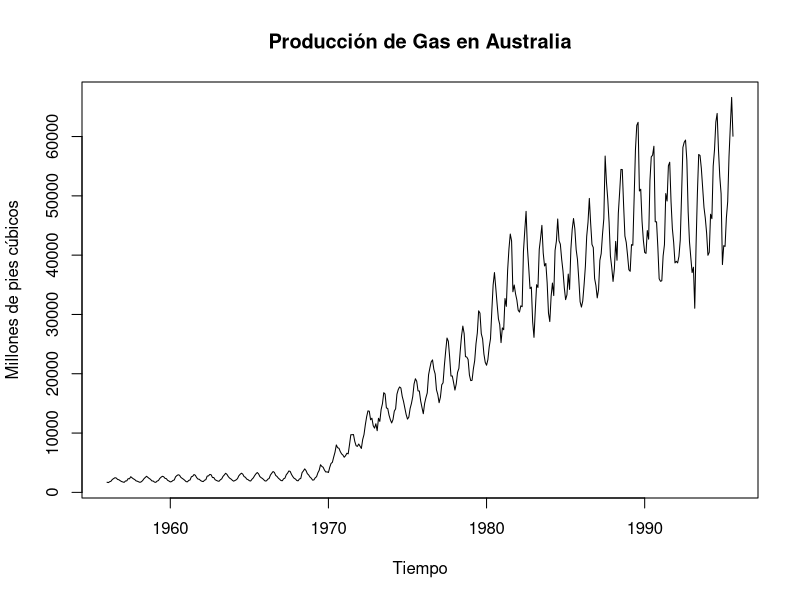
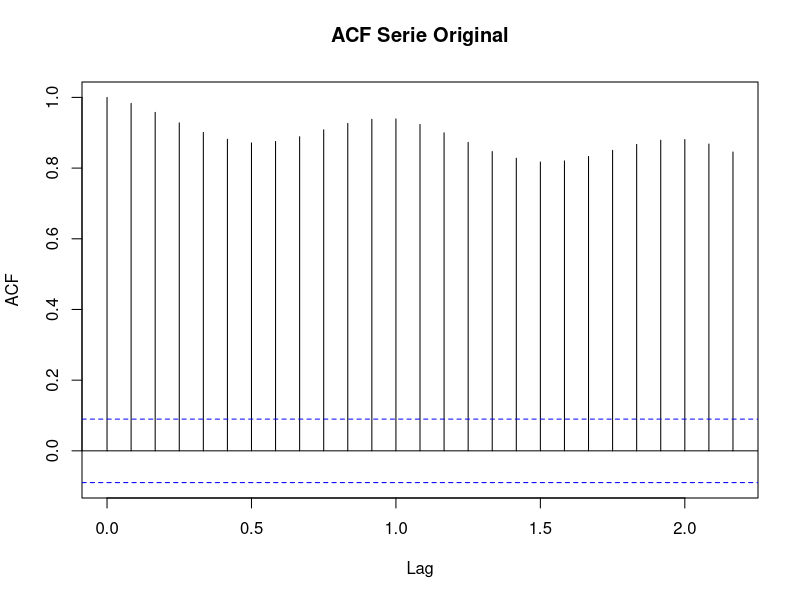
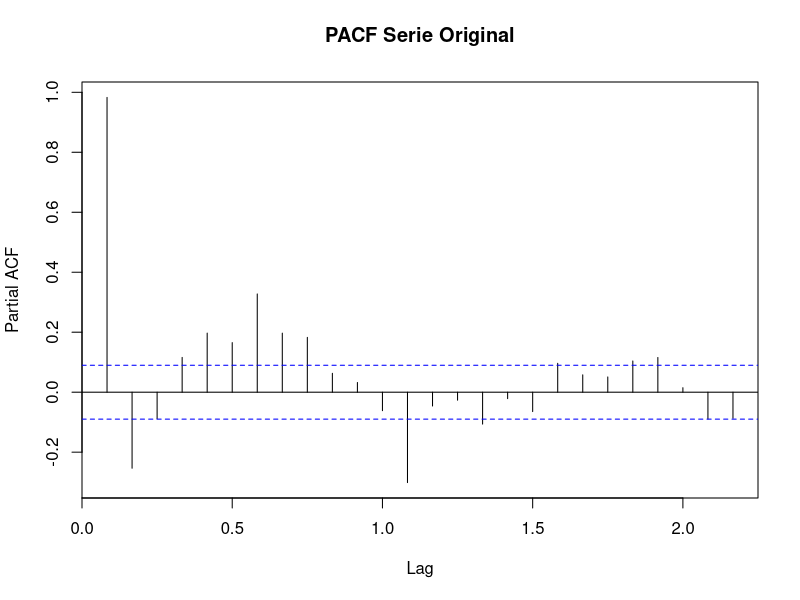
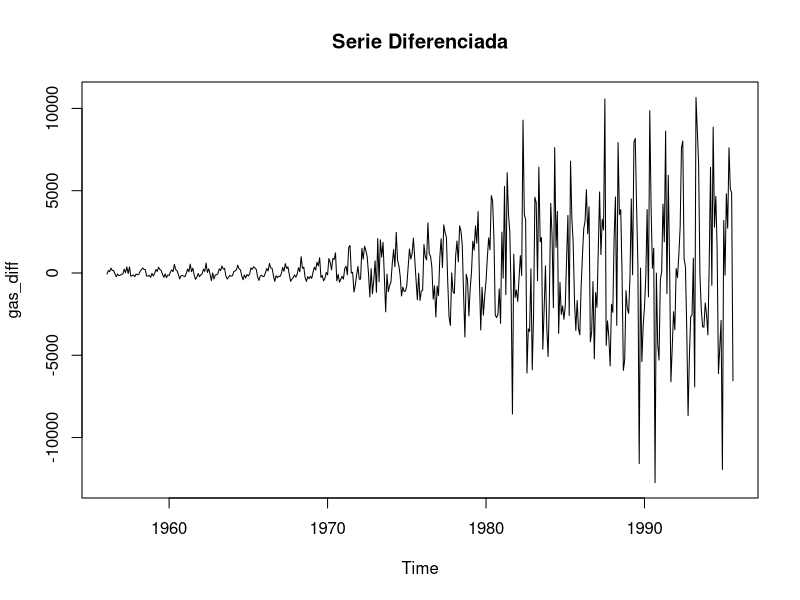
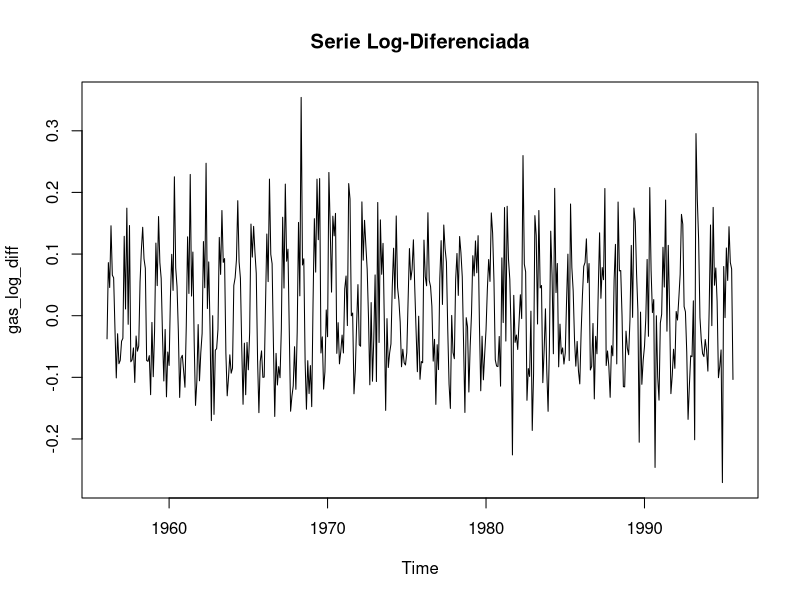
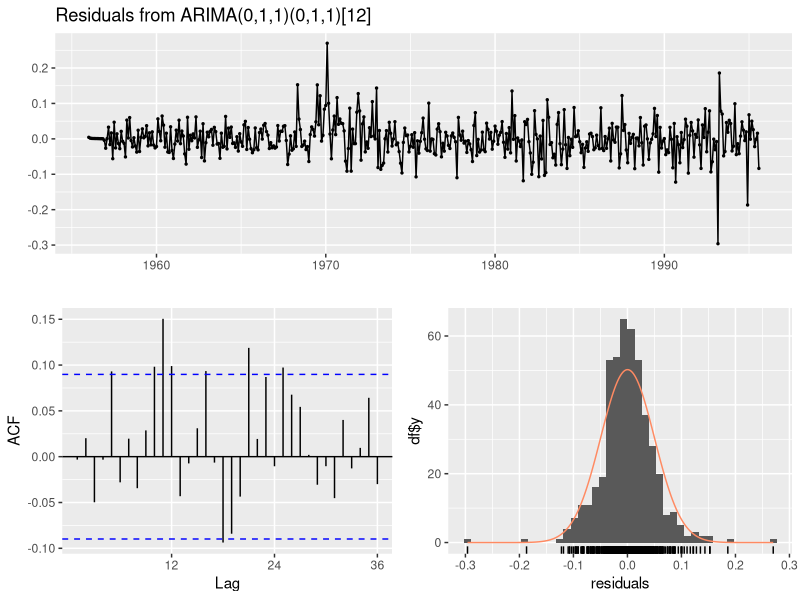
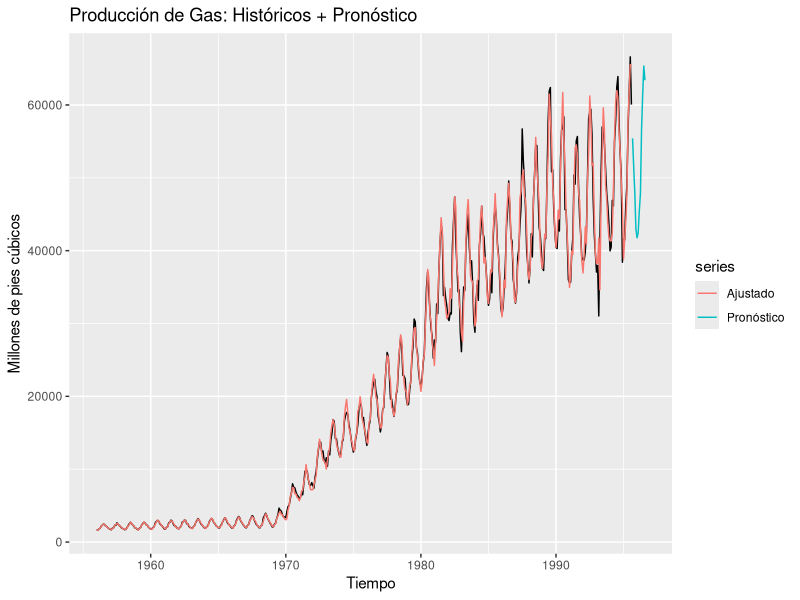

The R source for these figures, in order:
#1. Configurar el entorno de trabajo
install.packages("forecast")
install.packages("tseries")
install.packages("ggplot2")  

library(forecast)
library(tseries)
library(ggplot2)

data(gas)

#2. Explorar los datos

str(gas)
frequency(gas)
summary(gas)

plot(gas, main="Producción de Gas en Australia", ylab="Millones de pies cúbicos", xlab="Tiempo")

#3. Transformar la serie temporal

## 3.1. Comprobamos si es estacionaria con el Test Augmented Dickey-Fuller
adf.test(gas)
### Con un p valor de 0,2764>0,05 no es estacionaria
acf(gas, main="ACF Serie Original")
pacf(gas, main="PACF Serie Original")
### 3.2. Como la serie no es estacionaria, aplicamos una diferenciación eliminando la  
### tendencia o estacionalidad
gas_diff <- diff(gas)
plot(gas_diff, main="Serie Diferenciada")
### Observamos graficamente que la serie diferenciada no tiene varianza constante
gas_log <- log(gas)
gas_log_diff <- diff(gas_log)
plot(gas_log_diff, main="Serie Log-Diferenciada")
adf.test(gas_log_diff)
### Esta nueva serie si es estacionaria y por lo tanto podemos aplicar ARIMA

#4. Ajustar un modelo ARIMA

###Buscamos los parametros optimos (p,d,q) del metodo ARIMA
arima_model <- auto.arima(gas_log)
summary(arima_model)
###Comprobamos las métricas AIC y BIC
arima_model$aic
arima_model$bic
### Revisamos los residuales del modelo
checkresiduals(arima_model)  

# 5. Predicciones del modelo

forecasted <- forecast(arima_model, h=12)
#Devolvemos los resultados a escala normal con una función exponencial
forecasted$mean <- exp(forecasted$mean)
forecasted$lower <- exp(forecasted$lower)
forecasted$upper <- exp(forecasted$upper)

# Visualización con ggplot2
autoplot(gas) + autolayer(exp(fitted(arima_model)), series="Ajustado") +
  autolayer(forecasted$mean, series="Pronóstico") +
  ggtitle("Producción de Gas: Históricos + Pronóstico") +
  ylab("Millones de pies cúbicos") + xlab("Tiempo")


#6. Evaluación del modelo

fitted_values <- fitted(arima_model)
###Métrica RMSE
rmse <- sqrt(mean((gas_log - fitted_values)^2))
###Métrica MAE
mae <- mean(abs(gas_log - fitted_values))

rmse
mae
